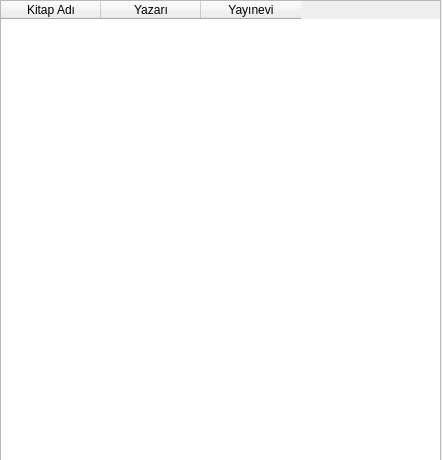
<?xml version="1.0" encoding="UTF-8"?>
<ui version="4.0">
 <class>Form</class>
 <widget class="QWidget" name="Form">
  <property name="geometry">
   <rect>
    <x>0</x>
    <y>0</y>
    <width>442</width>
    <height>460</height>
   </rect>
  </property>
  <property name="windowTitle">
   <string>Kitap Listem</string>
  </property>
  <widget class="QTableWidget" name="tablo">
   <property name="geometry">
    <rect>
     <x>0</x>
     <y>0</y>
     <width>441</width>
     <height>461</height>
    </rect>
   </property>
   <column>
    <property name="text">
     <string>Kitap Adı</string>
    </property>
   </column>
   <column>
    <property name="text">
     <string>Yazarı</string>
    </property>
   </column>
   <column>
    <property name="text">
     <string>Yayınevi</string>
    </property>
   </column>
  </widget>
 </widget>
 <resources/>
 <connections/>
</ui>
